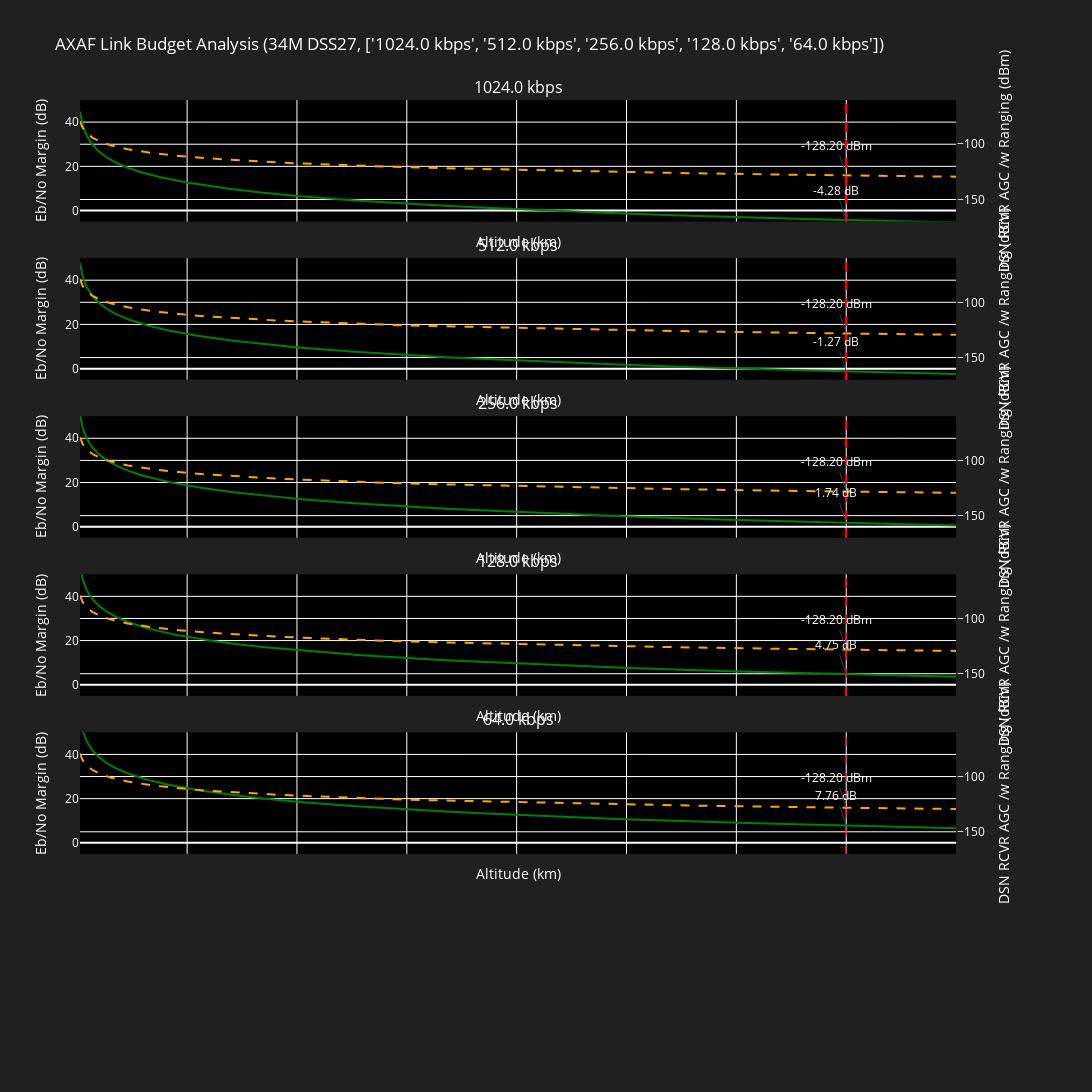

Write notebook code for a chart like this one.
### Code cell
import numpy as np
from scipy.special import jv
import plotly.graph_objects as go
from plotly.subplots import make_subplots

# TRANSMITTER_POWER_W = 12.0 # High power mode
TRANSMITTER_POWER_W = 2.0 # Low power mode
TX_ANT_GAIN_DBI = -1.25
# TX_ANT_GAIN_DBI = 3.30
# TX_ANT_GAIN_DBI = 0.00

TX_CABLE_LOSS_DB = 2.75 # Good
FREQ_MHZ = 2250 # Good
L_ATM = 0.19 # Good
L_POL = 0.22 # Good
RX_GT_DB_K = 33.63
K_BOLTZMANN_DBW = -228.599167  # 10*log10(1.380649e-23)
RX_SYSTEM_LOSS_DB = 0.6
CARRIER_LOOP_BW_HZ = 45.0      # 2B0 (Carrier Loop Noise Bandwidth)
DATA_RATE_BPS= (np.array([1024, 512, 256, 128, 64])) * 1000
SYMBOL_RATE_SPS = 1187.84 * 1000 # Specific to 1024 kbps mode
MOD_INDEX_RAD = 1.25           # theta_1 (Data)
RNG_MOD_INDEX = 0.176          # theta_2 (Ranging)
CMD_MOD_INDEX = 0.236          # theta_3 (Command turn-around)
REQUIRED_CARRIER_SNR = 10.0
REQUIRED_EBNO = 2.55
DSN_ANT_GAIN_DBI = 55.93       # DSS27 Ground Gain
DSN_MISC_LOSS_DB = 0.10        # Coupling/Misc loss in Ground Rx


def calculate_margins(altitudes, data_rate):
    # a. EIRP and Propagation
    eirp = (10 * np.log10(TRANSMITTER_POWER_W)) - TX_CABLE_LOSS_DB + TX_ANT_GAIN_DBI
    path_loss = 32.45 + (20 * (np.log10(FREQ_MHZ) + np.log10(altitudes)))
    rip_dbw = eirp - path_loss - L_ATM - L_POL

    # Carrier Suppression: Pc/Pt = cos^2(t1) * J0^2(t2) * J0^2(t3)
    sup_c = 10 * (np.log10(np.cos(MOD_INDEX_RAD)**2) + 
                  np.log10(jv(0, RNG_MOD_INDEX)**2) + 
                  np.log10(jv(0, CMD_MOD_INDEX)**2))

    # TLM Suppression: Pd/Pt = sin^2(t1) * J0^2(t2) * J0^2(t3)
    sup_tlm = 10 * (np.log10(np.sin(MOD_INDEX_RAD)**2) +
                  np.log10(jv(0, RNG_MOD_INDEX)**2) +
                  np.log10(jv(0, CMD_MOD_INDEX)**2))

    # Eb/No Margin
    recieved_pr_no= rip_dbw + 34.83 - K_BOLTZMANN_DBW
    playback= 10 * np.log10(data_rate)
    pd_no = recieved_pr_no + sup_tlm
    eb_no_net = pd_no - RX_SYSTEM_LOSS_DB - playback
    eb_no_margin = eb_no_net - REQUIRED_EBNO

    # e. Ground AGC (Received Carrier Power in dBm)
    dsn_rcvr_agc_dbm = rip_dbw + 30 + DSN_ANT_GAIN_DBI - DSN_MISC_LOSS_DB + sup_c

    return eb_no_margin, dsn_rcvr_agc_dbm


def add_plot_data(fig, data_rate, row):
    "build the RF link margin plot"

    altitudes_km = np.linspace(500, 160000, 2000)

    eb_no_margin, dsn_rcvr_agc_dbm = calculate_margins(altitudes_km, data_rate)

    # Ref max altitude
    ref_alt = 140000
    eb_no_margin_ref, dsn_rcvr_agc_dbm_ref = calculate_margins(ref_alt, data_rate)
    print(f"Data Rate: {data_rate/1000} kbps at {ref_alt} km -> Eb/No Margin: "
          f"{eb_no_margin_ref:.2f} dB, DSN RCVR AGC: {dsn_rcvr_agc_dbm_ref:.2f} dBm")

    # Add Eb/No values
    fig.add_trace(go.Scatter(x=altitudes_km, y=eb_no_margin,
                            name= f'Eb/No Margin (dB) ({data_rate/1000})', 
                            line=dict(color='green', width=2)), row=row, col=1)

    fig.add_trace(go.Scatter(x=altitudes_km, y=dsn_rcvr_agc_dbm, name= 'DSN RCVR AGC /w Ranging (dBm)', 
                            line=dict(color='orange', width=2, dash='dash')), row=row, col=1,
                            secondary_y= True)

    # Vertical Reference Line at 140,000 km
    fig.add_vline(x=ref_alt, line_dash="dash", line_color="red", opacity=0.7)

    # Annotations for reference point
    fig.add_annotation(x=ref_alt, y=eb_no_margin_ref, text=f"{eb_no_margin_ref:.2f} dB",
                    showarrow=True, row= row, col= 1, font= dict(color= "#FFFFFF"))
    fig.add_annotation(x=ref_alt, y=dsn_rcvr_agc_dbm_ref, text=f"{dsn_rcvr_agc_dbm_ref:.2f} dBm",
                    showarrow=True, row= row, col= 1, font= dict(color= "#FFFFFF"),
                    secondary_y= True)

    return fig


def format_plot(fig, row):
    "Final formatting of the plot object after generation"
        # Layout adjustments
    fig.update_layout(
        title= dict(text= f"AXAF Link Budget Analysis (34M DSS27, {[f'{x / 1000} kbps' for x in DATA_RATE_BPS]})",
                    font= dict(color= "#FFFFFF")),
        paper_bgcolor= "#202020",
        plot_bgcolor= "#000000",
        height= 2000, width= 1250,
        showlegend= False
        )

    # X-Axis
    getattr(fig.layout, f"{'xaxis' if {row - 1} == 0 else f'xaxis{row}'}").title.text= "Altitude (km)"
    getattr(fig.layout, f"{'xaxis' if {row - 1} == 0 else f'xaxis{row}'}").color= "#FFFFFF"

    # Y-Axis
    for y in range(4):
        if (row- 1) % 2 == 0:
            getattr(fig.layout, f"{'yaxis' if row== 1 else f'yaxis{row+ (y*2)}'}").title.text= "Eb/No Margin (dB)"
            getattr(fig.layout, f"{'yaxis' if row== 1 else f'yaxis{row+ (y*2)}'}").title.font.color= "#FFFFFF"
            getattr(fig.layout, f"{'yaxis' if row== 1 else f'yaxis{row+ (y*2)}'}").color= "#FFFFFF"
            getattr(fig.layout, f"{'yaxis' if row== 1 else f'yaxis{row+ (y*2)}'}").range= [-5, 50]
        else:
            getattr(fig.layout, f"yaxis{row+ (y*2)}").title.text= "DSN RCVR AGC /w Ranging (dBm)"
            getattr(fig.layout, f"yaxis{row+ (y*2)}").title.font.color= "#FFFFFF"
            getattr(fig.layout, f"yaxis{row+ (y*2)}").color= "#FFFFFF"
            getattr(fig.layout, f"yaxis{row+ (y*2)}").range= [-170, -60]

    fig.layout.annotations[row- 1].update(font= dict(color= "#FFFFFF"))


def main():
    # Init plotly object
    fig = make_subplots(rows= (len(DATA_RATE_BPS) + 1), cols= 1, shared_xaxes= True,
                        vertical_spacing= 0.04,
                        subplot_titles= [f"{x / 1000} kbps" for x in DATA_RATE_BPS],
                        specs= [[{"secondary_y": True}] for x in range(len(DATA_RATE_BPS) + 1)])

    for row, (data_rate) in enumerate(DATA_RATE_BPS):
        add_plot_data(fig, data_rate, row + 1)
        format_plot(fig, row + 1)

    fig.update_xaxes(
            showspikes=True, spikemode='across', spikesnap='cursor',
            spikethickness=1, spikecolor="white", spikedash="solid",
            matches='x')

    fig.update_layout(
        hovermode='x', spikedistance=-1, hoverdistance=-1,
        paper_bgcolor="#202020", plot_bgcolor="#000000",
        height=2000,  width=1250, showlegend=False)

    fig.show()
    # fig.write_html("AXAF RF Link Budget.html")


main()

### Figure 1 — Plotly figure (JSON) as saved in the notebook; plotly's stock layout.template omitted (floating-point values rounded to 4 significant figures; data arrays with more than 128 entries replaced by an {"elided": "..."} marker saying what was removed)
{"data": [{"line": {"color": "green", "width": 2}, "name": "Eb/No Margin (dB) (1024.0)", "type": "scatter", "x": {"elided": "2000 float values"}, "xaxis": "x", "y": {"elided": "2000 float values"}, "yaxis": "y"}, {"line": {"color": "orange", "dash": "dash", "width": 2}, "name": "DSN RCVR AGC /w Ranging (dBm)", "type": "scatter", "x": {"elided": "2000 float values"}, "xaxis": "x", "y": {"elided": "2000 float values"}, "yaxis": "y2"}, {"line": {"color": "green", "width": 2}, "name": "Eb/No Margin (dB) (512.0)", "type": "scatter", "x": {"elided": "2000 float values"}, "xaxis": "x2", "y": {"elided": "2000 float values"}, "yaxis": "y3"}, {"line": {"color": "orange", "dash": "dash", "width": 2}, "name": "DSN RCVR AGC /w Ranging (dBm)", "type": "scatter", "x": {"elided": "2000 float values"}, "xaxis": "x2", "y": {"elided": "2000 float values"}, "yaxis": "y4"}, {"line": {"color": "green", "width": 2}, "name": "Eb/No Margin (dB) (256.0)", "type": "scatter", "x": {"elided": "2000 float values"}, "xaxis": "x3", "y": {"elided": "2000 float values"}, "yaxis": "y5"}, {"line": {"color": "orange", "dash": "dash", "width": 2}, "name": "DSN RCVR AGC /w Ranging (dBm)", "type": "scatter", "x": {"elided": "2000 float values"}, "xaxis": "x3", "y": {"elided": "2000 float values"}, "yaxis": "y6"}, {"line": {"color": "green", "width": 2}, "name": "Eb/No Margin (dB) (128.0)", "type": "scatter", "x": {"elided": "2000 float values"}, "xaxis": "x4", "y": {"elided": "2000 float values"}, "yaxis": "y7"}, {"line": {"color": "orange", "dash": "dash", "width": 2}, "name": "DSN RCVR AGC /w Ranging (dBm)", "type": "scatter", "x": {"elided": "2000 float values"}, "xaxis": "x4", "y": {"elided": "2000 float values"}, "yaxis": "y8"}, {"line": {"color": "green", "width": 2}, "name": "Eb/No Margin (dB) (64.0)", "type": "scatter", "x": {"elided": "2000 float values"}, "xaxis": "x5", "y": {"elided": "2000 float values"}, "yaxis": "y9"}, {"line": {"color": "orange", "dash": "dash", "width": 2}, "name": "DSN RCVR AGC /w Ranging (dBm)", "type": "scatter", "x": {"elided": "2000 float values"}, "xaxis": "x5", "y": {"elided": "2000 float values"}, "yaxis": "y10"}], "layout": {"annotations": [{"font": {"color": "#FFFFFF", "size": 16}, "showarrow": false, "text": "1024.0 kbps", "x": 0.47, "xanchor": "center", "xref": "paper", "y": 1, "yanchor": "bottom", "yref": "paper"}, {"font": {"color": "#FFFFFF", "size": 16}, "showarrow": false, "text": "512.0 kbps", "x": 0.47, "xanchor": "center", "xref": "paper", "y": 0.8267, "yanchor": "bottom", "yref": "paper"}, {"font": {"color": "#FFFFFF", "size": 16}, "showarrow": false, "text": "256.0 kbps", "x": 0.47, "xanchor": "center", "xref": "paper", "y": 0.6533, "yanchor": "bottom", "yref": "paper"}, {"font": {"color": "#FFFFFF", "size": 16}, "showarrow": false, "text": "128.0 kbps", "x": 0.47, "xanchor": "center", "xref": "paper", "y": 0.48, "yanchor": "bottom", "yref": "paper"}, {"font": {"color": "#FFFFFF", "size": 16}, "showarrow": false, "text": "64.0 kbps", "x": 0.47, "xanchor": "center", "xref": "paper", "y": 0.3067, "yanchor": "bottom", "yref": "paper"}, {"font": {"color": "#FFFFFF"}, "showarrow": true, "text": "-4.28 dB", "x": 140000, "xref": "x", "y": -4.283, "yref": "y"}, {"font": {"color": "#FFFFFF"}, "showarrow": true, "text": "-128.20 dBm", "x": 140000, "xref": "x", "y": -128.2, "yref": "y2"}, {"font": {"color": "#FFFFFF"}, "showarrow": true, "text": "-1.27 dB", "x": 140000, "xref": "x2", "y": -1.273, "yref": "y3"}, {"font": {"color": "#FFFFFF"}, "showarrow": true, "text": "-128.20 dBm", "x": 140000, "xref": "x2", "y": -128.2, "yref": "y4"}, {"font": {"color": "#FFFFFF"}, "showarrow": true, "text": "1.74 dB", "x": 140000, "xref": "x3", "y": 1.737, "yref": "y5"}, {"font": {"color": "#FFFFFF"}, "showarrow": true, "text": "-128.20 dBm", "x": 140000, "xref": "x3", "y": -128.2, "yref": "y6"}, {"font": {"color": "#FFFFFF"}, "showarrow": true, "text": "4.75 dB", "x": 140000, "xref": "x4", "y": 4.748, "yref": "y7"}, {"font": {"color": "#FFFFFF"}, "showarrow": true, "text": "-128.20 dBm", "x": 140000, "xref": "x4", "y": -128.2, "yref": "y8"}, {"font": {"color": "#FFFFFF"}, "showarrow": true, "text": "7.76 dB", "x": 140000, "xref": "x5", "y": 7.758, "yref": "y9"}, {"font": {"color": "#FFFFFF"}, "showarrow": true, "text": "-128.20 dBm", "x": 140000, "xref": "x5", "y": -128.2, "yref": "y10"}], "height": 2000, "hoverdistance": -1, "hovermode": "x", "paper_bgcolor": "#202020", "plot_bgcolor": "#000000", "shapes": [{"line": {"color": "red", "dash": "dash"}, "opacity": 0.7, "type": "line", "x0": 140000, "x1": 140000, "xref": "x", "y0": 0, "y1": 1, "yref": "y domain"}, {"line": {"color": "red", "dash": "dash"}, "opacity": 0.7, "type": "line", "x0": 140000, "x1": 140000, "xref": "x", "y0": 0, "y1": 1, "yref": "y domain"}, {"line": {"color": "red", "dash": "dash"}, "opacity": 0.7, "type": "line", "x0": 140000, "x1": 140000, "xref": "x2", "y0": 0, "y1": 1, "yref": "y3 domain"}, {"line": {"color": "red", "dash": "dash"}, "opacity": 0.7, "type": "line", "x0": 140000, "x1": 140000, "xref": "x", "y0": 0, "y1": 1, "yref": "y domain"}, {"line": {"color": "red", "dash": "dash"}, "opacity": 0.7, "type": "line", "x0": 140000, "x1": 140000, "xref": "x2", "y0": 0, "y1": 1, "yref": "y3 domain"}, {"line": {"color": "red", "dash": "dash"}, "opacity": 0.7, "type": "line", "x0": 140000, "x1": 140000, "xref": "x3", "y0": 0, "y1": 1, "yref": "y5 domain"}, {"line": {"color": "red", "dash": "dash"}, "opacity": 0.7, "type": "line", "x0": 140000, "x1": 140000, "xref": "x", "y0": 0, "y1": 1, "yref": "y domain"}, {"line": {"color": "red", "dash": "dash"}, "opacity": 0.7, "type": "line", "x0": 140000, "x1": 140000, "xref": "x2", "y0": 0, "y1": 1, "yref": "y3 domain"}, {"line": {"color": "red", "dash": "dash"}, "opacity": 0.7, "type": "line", "x0": 140000, "x1": 140000, "xref": "x3", "y0": 0, "y1": 1, "yref": "y5 domain"}, {"line": {"color": "red", "dash": "dash"}, "opacity": 0.7, "type": "line", "x0": 140000, "x1": 140000, "xref": "x4", "y0": 0, "y1": 1, "yref": "y7 domain"}, {"line": {"color": "red", "dash": "dash"}, "opacity": 0.7, "type": "line", "x0": 140000, "x1": 140000, "xref": "x", "y0": 0, "y1": 1, "yref": "y domain"}, {"line": {"color": "red", "dash": "dash"}, "opacity": 0.7, "type": "line", "x0": 140000, "x1": 140000, "xref": "x2", "y0": 0, "y1": 1, "yref": "y3 domain"}, {"line": {"color": "red", "dash": "dash"}, "opacity": 0.7, "type": "line", "x0": 140000, "x1": 140000, "xref": "x3", "y0": 0, "y1": 1, "yref": "y5 domain"}, {"line": {"color": "red", "dash": "dash"}, "opacity": 0.7, "type": "line", "x0": 140000, "x1": 140000, "xref": "x4", "y0": 0, "y1": 1, "yref": "y7 domain"}, {"line": {"color": "red", "dash": "dash"}, "opacity": 0.7, "type": "line", "x0": 140000, "x1": 140000, "xref": "x5", "y0": 0, "y1": 1, "yref": "y9 domain"}], "showlegend": false, "spikedistance": -1, "title": {"font": {"color": "#FFFFFF"}, "text": "AXAF Link Budget Analysis (34M DSS27, ['1024.0 kbps', '512.0 kbps', '256.0 kbps', '128.0 kbps', '64.0 kbps'])"}, "width": 1250, "xaxis": {"anchor": "y", "color": "#FFFFFF", "domain": [0, 0.94], "matches": "x", "showspikes": true, "showticklabels": false, "spikecolor": "white", "spikedash": "solid", "spikemode": "across", "spikesnap": "cursor", "spikethickness": 1, "title": {"text": "Altitude (km)"}}, "xaxis2": {"anchor": "y3", "color": "#FFFFFF", "domain": [0, 0.94], "matches": "x", "showspikes": true, "showticklabels": false, "spikecolor": "white", "spikedash": "solid", "spikemode": "across", "spikesnap": "cursor", "spikethickness": 1, "title": {"text": "Altitude (km)"}}, "xaxis3": {"anchor": "y5", "color": "#FFFFFF", "domain": [0, 0.94], "matches": "x", "showspikes": true, "showticklabels": false, "spikecolor": "white", "spikedash": "solid", "spikemode": "across", "spikesnap": "cursor", "spikethickness": 1, "title": {"text": "Altitude (km)"}}, "xaxis4": {"anchor": "y7", "color": "#FFFFFF", "domain": [0, 0.94], "matches": "x", "showspikes": true, "showticklabels": false, "spikecolor": "white", "spikedash": "solid", "spikemode": "across", "spikesnap": "cursor", "spikethickness": 1, "title": {"text": "Altitude (km)"}}, "xaxis5": {"anchor": "y9", "color": "#FFFFFF", "domain": [0, 0.94], "matches": "x", "showspikes": true, "showticklabels": false, "spikecolor": "white", "spikedash": "solid", "spikemode": "across", "spikesnap": "cursor", "spikethickness": 1, "title": {"text": "Altitude (km)"}}, "xaxis6": {"anchor": "y11", "domain": [0, 0.94], "matches": "x", "showspikes": true, "spikecolor": "white", "spikedash": "solid", "spikemode": "across", "spikesnap": "cursor", "spikethickness": 1}, "yaxis": {"anchor": "x", "color": "#FFFFFF", "domain": [0.8667, 1], "range": [-5, 50], "title": {"font": {"color": "#FFFFFF"}, "text": "Eb/No Margin (dB)"}}, "yaxis10": {"anchor": "x5", "color": "#FFFFFF", "overlaying": "y9", "range": [-170, -60], "side": "right", "title": {"font": {"color": "#FFFFFF"}, "text": "DSN RCVR AGC /w Ranging (dBm)"}}, "yaxis11": {"anchor": "x6", "color": "#FFFFFF", "domain": [0, 0.1333], "range": [-5, 50], "title": {"font": {"color": "#FFFFFF"}, "text": "Eb/No Margin (dB)"}}, "yaxis12": {"anchor": "x6", "overlaying": "y11", "side": "right"}, "yaxis2": {"anchor": "x", "color": "#FFFFFF", "overlaying": "y", "range": [-170, -60], "side": "right", "title": {"font": {"color": "#FFFFFF"}, "text": "DSN RCVR AGC /w Ranging (dBm)"}}, "yaxis3": {"anchor": "x2", "color": "#FFFFFF", "domain": [0.6933, 0.8267], "range": [-5, 50], "title": {"font": {"color": "#FFFFFF"}, "text": "Eb/No Margin (dB)"}}, "yaxis4": {"anchor": "x2", "color": "#FFFFFF", "overlaying": "y3", "range": [-170, -60], "side": "right", "title": {"font": {"color": "#FFFFFF"}, "text": "DSN RCVR AGC /w Ranging (dBm)"}}, "yaxis5": {"anchor": "x3", "color": "#FFFFFF", "domain": [0.52, 0.6533], "range": [-5, 50], "title": {"font": {"color": "#FFFFFF"}, "text": "Eb/No Margin (dB)"}}, "yaxis6": {"anchor": "x3", "color": "#FFFFFF", "overlaying": "y5", "range": [-170, -60], "side": "right", "title": {"font": {"color": "#FFFFFF"}, "text": "DSN RCVR AGC /w Ranging (dBm)"}}, "yaxis7": {"anchor": "x4", "color": "#FFFFFF", "domain": [0.3467, 0.48], "range": [-5, 50], "title": {"font": {"color": "#FFFFFF"}, "text": "Eb/No Margin (dB)"}}, "yaxis8": {"anchor": "x4", "color": "#FFFFFF", "overlaying": "y7", "range": [-170, -60], "side": "right", "title": {"font": {"color": "#FFFFFF"}, "text": "DSN RCVR AGC /w Ranging (dBm)"}}, "yaxis9": {"anchor": "x5", "color": "#FFFFFF", "domain": [0.1733, 0.3067], "range": [-5, 50], "title": {"font": {"color": "#FFFFFF"}, "text": "Eb/No Margin (dB)"}}}}
